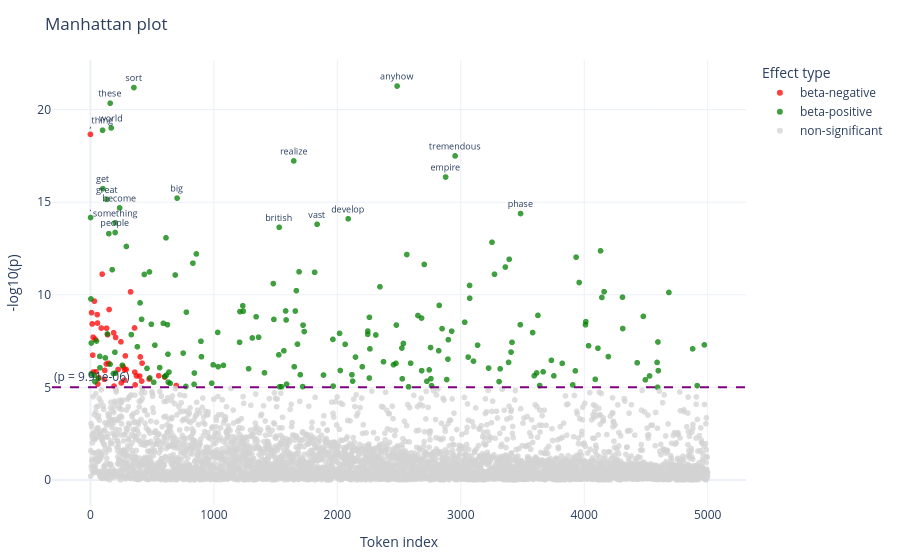

This figure's notebook cell:
### Code cell
# How many points to label
TOP_N_LABELS = 20   # increase/decrease for more/fewer labels

# Working copy
df_plot = results.copy().reset_index(drop=False)
df_plot.rename(columns={"index": "idx"}, inplace=True)

# -log10(p)
df_plot["minus_log10_p"] = -np.log10(df_plot["p"].clip(lower=1e-300))

# Ensure required columns exist
if "significant" not in df_plot.columns:
    df_plot["significant"] = False
if "beta" not in df_plot.columns:
    raise ValueError("DataFrame has no column 'beta'")

# Significance threshold line
if df_plot["significant"].any():
    p_thresh = df_plot.loc[df_plot["significant"], "p"].max()
    sig_line = -np.log10(p_thresh)
else:
    p_thresh = None
    sig_line = None

# Colour classification
def classify_row(row):
    if not row["significant"]:
        return "non-significant"
    if row["beta"] > 0:
        return "beta-positive"
    else:
        return "beta-negative"

df_plot["effect_group"] = df_plot.apply(classify_row, axis=1)

color_map = {
    "non-significant": "lightgray",
    "beta-positive": "green",
    "beta-negative": "red",
}

# ==== Labels for TOP_N_LABELS highest -log10(p) points (any beta sign) ====
df_plot["label"] = ""  # empty unless top-N

top_idx = (
    df_plot
    .nlargest(TOP_N_LABELS, "minus_log10_p")  # no filter by significant/beta
    .index
)
df_plot.loc[top_idx, "label"] = df_plot.loc[top_idx, "SNP"]

# === Plotly Scatter ===
fig = px.scatter(
    df_plot,
    x="idx",
    y="minus_log10_p",
    color="effect_group",
    color_discrete_map=color_map,
    text="label",   # labels only for labelled points
    hover_data={
        "idx": True,
        "SNP": True,
        "p": ":.3e",
        "beta": ":.4f",
        "significant": True,
        "minus_log10_p": ":.2f",
        "effect_group": True,
    },
    labels={
        "idx": "Token index",
        "minus_log10_p": "-log10(p)",
        "effect_group": "Effect type",
    },
    title="Manhattan plot",
)

fig.update_traces(
    textposition="top center",
    textfont=dict(size=9),
    marker=dict(size=6, opacity=0.75),
)

# Significance threshold line
if sig_line is not None:
    fig.add_hline(
        y=sig_line,
        line_dash="dash",
        line_color="purple",
        annotation_text=f"(p = {p_thresh:.2e})",
        annotation_position="top left"
    )

fig.update_layout(
    template="plotly_white",
    hoverlabel=dict(bgcolor="white", font_size=12),
    margin=dict(l=40, r=20, t=60, b=40),
)

fig.show()

# ===== Export high-resolution figures =====
# Requires: pip install -U kaleido
fig.write_image("manhattan_wells.png", scale=5)
fig.write_image("manhattan_wells.svg")

### Figure 1 — Plotly figure (JSON) as saved in the notebook; plotly's stock layout.template omitted (floating-point values rounded to 4 significant figures; data arrays with more than 128 entries replaced by an {"elided": "..."} marker saying what was removed)
{"data": [{"customdata": {"elided": "46x5 mixed values"}, "hovertemplate": "Effect type=%{customdata[4]}<br>Token index=%{x}<br>-log10(p)=%{y:.2f}<br>label=%{text}<br>SNP=%{customdata[0]}<br>p=%{customdata[1]:.3e}<br>beta=%{customdata[2]:.4f}<br>significant=%{customdata[3]}<extra></extra>", "legendgroup": "beta-negative", "marker": {"color": "red", "opacity": 0.75, "size": 6, "symbol": "circle"}, "mode": "markers+text", "name": "beta-negative", "showlegend": true, "text": [",", "", "", "", "", "", "", "", "", "", "", "", "", "", "", "", "", "", "", "", "", "", "", "", "", "", "", "", "", "", "", "", "", "", "", "", "", "", "", "", "", "", "", "", "", ""], "textfont": {"size": 9}, "textposition": "top center", "type": "scattergl", "x": [0, 9, 14, 19, 22, 23, 32, 38, 44, 55, 57, 60, 68, 88, 95, 113, 116, 129, 131, 139, 146, 151, 188, 191, 204, 224, 247, 250, 265, 275, 277, 283, 289, 325, 357, 359, 362, 373, 398, 404, 415, 418, 475, 553, 602, 695], "xaxis": "x", "y": [18.66, 9.033, 8.426, 6.741, 7.709, 5.827, 9.657, 7.599, 5.842, 8.929, 8.474, 5.182, 5.524, 8.203, 11.11, 5.432, 5.914, 6.263, 8.196, 7.844, 6.304, 9.205, 7.951, 5.07, 7.695, 5.965, 7.458, 5.242, 6.122, 5.389, 5.954, 6.699, 5.967, 10.16, 8.208, 5.823, 5.133, 5.617, 5.611, 6.643, 5.338, 6.309, 5.451, 5.626, 5.557, 5.099], "yaxis": "y"}, {"customdata": {"elided": "198x5 mixed values"}, "hovertemplate": "Effect type=%{customdata[4]}<br>Token index=%{x}<br>-log10(p)=%{y:.2f}<br>label=%{text}<br>SNP=%{customdata[0]}<br>p=%{customdata[1]:.3e}<br>beta=%{customdata[2]:.4f}<br>significant=%{customdata[3]}<extra></extra>", "legendgroup": "beta-positive", "marker": {"color": "green", "opacity": 0.75, "size": 6, "symbol": "circle"}, "mode": "markers+text", "name": "beta-positive", "showlegend": true, "text": {"elided": "198 str values"}, "textfont": {"size": 9}, "textposition": "top center", "type": "scattergl", "x": {"elided": "198 int values"}, "xaxis": "x", "y": {"elided": "198 float values"}, "yaxis": "y"}, {"customdata": {"elided": "4756x5 mixed values"}, "hovertemplate": "Effect type=%{customdata[4]}<br>Token index=%{x}<br>-log10(p)=%{y:.2f}<br>label=%{text}<br>SNP=%{customdata[0]}<br>p=%{customdata[1]:.3e}<br>beta=%{customdata[2]:.4f}<br>significant=%{customdata[3]}<extra></extra>", "legendgroup": "non-significant", "marker": {"color": "lightgray", "opacity": 0.75, "size": 6, "symbol": "circle"}, "mode": "markers+text", "name": "non-significant", "showlegend": true, "text": {"elided": "4756 str values"}, "textfont": {"size": 9}, "textposition": "top center", "type": "scattergl", "x": {"elided": "4756 int values"}, "xaxis": "x", "y": {"elided": "4756 float values"}, "yaxis": "y"}], "layout": {"annotations": [{"showarrow": false, "text": "(p = 9.91e-06)", "x": 0, "xanchor": "left", "xref": "x domain", "y": 5.004, "yanchor": "bottom", "yref": "y"}], "hoverlabel": {"bgcolor": "white", "font": {"size": 12}}, "legend": {"title": {"text": "Effect type"}, "tracegroupgap": 0}, "margin": {"b": 40, "l": 40, "r": 20, "t": 60}, "shapes": [{"line": {"color": "purple", "dash": "dash"}, "type": "line", "x0": 0, "x1": 1, "xref": "x domain", "y0": 5.004, "y1": 5.004, "yref": "y"}], "title": {"text": "Manhattan plot"}, "xaxis": {"anchor": "y", "domain": [0, 1], "title": {"text": "Token index"}}, "yaxis": {"anchor": "x", "domain": [0, 1], "title": {"text": "-log10(p)"}}}}
